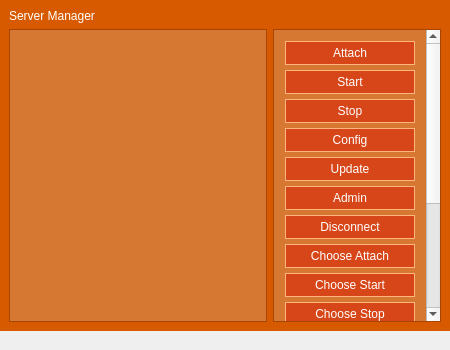
<?xml version="1.0" encoding="UTF-8"?>
<ui version="4.0">
 <class>frmServerManager</class>
 <widget class="QMainWindow" name="frmServerManager">
  <property name="geometry">
   <rect>
    <x>0</x>
    <y>0</y>
    <width>450</width>
    <height>350</height>
   </rect>
  </property>
  <property name="minimumSize">
   <size>
    <width>450</width>
    <height>350</height>
   </size>
  </property>
  <property name="maximumSize">
   <size>
    <width>450</width>
    <height>350</height>
   </size>
  </property>
  <property name="windowTitle">
   <string>Server Manager</string>
  </property>
  <widget class="QWidget" name="cwManager">
   <layout class="QVBoxLayout" name="vlSMC">
    <property name="spacing">
     <number>0</number>
    </property>
    <property name="leftMargin">
     <number>0</number>
    </property>
    <property name="topMargin">
     <number>0</number>
    </property>
    <property name="rightMargin">
     <number>0</number>
    </property>
    <property name="bottomMargin">
     <number>0</number>
    </property>
    <item>
     <widget class="QStackedWidget" name="swSM">
      <property name="currentIndex">
       <number>1</number>
      </property>
      <widget class="QWidget" name="pLoginDesigned">
       <property name="styleSheet">
        <string notr="true">QWidget#pLoginDesigned{
background-color: rgb(215, 90, 0);
color: rgb(255, 255, 255);
selection-background-color: rgb(255, 255, 255);
selection-color: rgb(215, 90, 0);
}
QCheckBox{
background-color: rgb(215, 90, 0);
color: rgb(255, 255, 255);
selection-background-color: rgb(255, 255, 255);
selection-color: rgb(215, 90, 0);
}
QFrame{
background-color: rgb(215, 90, 0);
color: rgb(255, 255, 255);
selection-background-color: rgb(255, 255, 255);
selection-color: rgb(215, 90, 0);
}
QLineEdit{
background-color: rgb(215, 120, 50);
color: rgb(255, 255, 255);
selection-background-color: rgb(255, 255, 255);
selection-color: rgb(215, 90, 0);
}
</string>
       </property>
       <layout class="QVBoxLayout" name="verticalLayout">
        <item>
         <widget class="KPTLabel" name="labDesignedLoginDes">
          <property name="text">
           <string>Welcome to Syping's Server Manager</string>
          </property>
         </widget>
        </item>
        <item>
         <spacer name="vsUp1">
          <property name="orientation">
           <enum>Qt::Vertical</enum>
          </property>
          <property name="sizeHint" stdset="0">
           <size>
            <width>0</width>
            <height>0</height>
           </size>
          </property>
         </spacer>
        </item>
        <item>
         <layout class="QHBoxLayout" name="hlLogo">
          <item>
           <widget class="QLabel" name="labSMImage">
            <property name="minimumSize">
             <size>
              <width>128</width>
              <height>128</height>
             </size>
            </property>
            <property name="maximumSize">
             <size>
              <width>128</width>
              <height>128</height>
             </size>
            </property>
            <property name="text">
             <string/>
            </property>
            <property name="pixmap">
             <pixmap resource="res/res.qrc">:/pixmap/server-pixmap.png</pixmap>
            </property>
           </widget>
          </item>
         </layout>
        </item>
        <item>
         <spacer name="vsUp2">
          <property name="orientation">
           <enum>Qt::Vertical</enum>
          </property>
          <property name="sizeHint" stdset="0">
           <size>
            <width>0</width>
            <height>0</height>
           </size>
          </property>
         </spacer>
        </item>
        <item>
         <widget class="QLineEdit" name="txtHostnameDesigned">
          <property name="minimumSize">
           <size>
            <width>0</width>
            <height>30</height>
           </size>
          </property>
          <property name="maximumSize">
           <size>
            <width>16777215</width>
            <height>30</height>
           </size>
          </property>
          <property name="frame">
           <bool>false</bool>
          </property>
          <property name="placeholderText">
           <string>Hostname</string>
          </property>
         </widget>
        </item>
        <item>
         <widget class="QLineEdit" name="txtPasswordDesigned">
          <property name="minimumSize">
           <size>
            <width>0</width>
            <height>30</height>
           </size>
          </property>
          <property name="maximumSize">
           <size>
            <width>16777215</width>
            <height>30</height>
           </size>
          </property>
          <property name="frame">
           <bool>false</bool>
          </property>
          <property name="echoMode">
           <enum>QLineEdit::Password</enum>
          </property>
          <property name="placeholderText">
           <string>Password</string>
          </property>
         </widget>
        </item>
        <item>
         <widget class="QCheckBox" name="cbStayLoggedInDesigned">
          <property name="text">
           <string>Stay logged in</string>
          </property>
         </widget>
        </item>
        <item>
         <widget class="QCheckBox" name="cbUseEncryptedConnectionDesigned">
          <property name="text">
           <string>Use encrypted connection</string>
          </property>
         </widget>
        </item>
        <item>
         <spacer name="vsDown1">
          <property name="orientation">
           <enum>Qt::Vertical</enum>
          </property>
          <property name="sizeHint" stdset="0">
           <size>
            <width>0</width>
            <height>40</height>
           </size>
          </property>
         </spacer>
        </item>
        <item>
         <widget class="KPTLabel" name="labDesignedLogin">
          <property name="minimumSize">
           <size>
            <width>0</width>
            <height>30</height>
           </size>
          </property>
          <property name="maximumSize">
           <size>
            <width>16777215</width>
            <height>30</height>
           </size>
          </property>
          <property name="styleSheet">
           <string notr="true">background-color: rgb(215, 70, 25); 
border-color: rgb(215, 120, 50);</string>
          </property>
          <property name="frameShape">
           <enum>QFrame::Box</enum>
          </property>
          <property name="frameShadow">
           <enum>QFrame::Sunken</enum>
          </property>
          <property name="text">
           <string>Login</string>
          </property>
          <property name="alignment">
           <set>Qt::AlignCenter</set>
          </property>
         </widget>
        </item>
       </layout>
      </widget>
      <widget class="QWidget" name="pServerManager">
       <property name="styleSheet">
        <string notr="true">QWidget#pServerManager{
background-color: rgb(215, 90, 0);
color: rgb(255, 255, 255);
selection-background-color: rgb(255, 255, 255);
selection-color: rgb(215, 90, 0);
}
QWidget#sawcRight{
background-color: rgb(215, 120, 50);
color: rgb(255, 255, 255);
selection-background-color: rgb(255, 255, 255);
selection-color: rgb(215, 90, 0);
}
QWidget#sawcRight{
background-color: rgb(215, 120, 50);
color: rgb(255, 255, 255);
selection-background-color: rgb(255, 255, 255);
selection-color: rgb(215, 90, 0);
}
QCheckBox{
background-color: rgb(215, 90, 0);
color: rgb(255, 255, 255);
selection-background-color: rgb(255, 255, 255);
selection-color: rgb(215, 90, 0);
}
QFrame{
background-color: rgb(215, 90, 0);
color: rgb(255, 255, 255);
selection-background-color: rgb(255, 255, 255);
selection-color: rgb(215, 90, 0);
}
QListWidget{
background-color: rgb(215, 120, 50);
color: rgb(255, 255, 255);
selection-background-color: rgb(255, 255, 255);
selection-color: rgb(215, 90, 0);
}
QPushButton{
border-style: ridge;
background-color: rgb(215, 70, 25); 
color: rgb(255, 255, 255);
border-width: 1px;
border-radius: 0px;
border-color: rgb(215, 120, 50);
padding: 4px;
}
QPushButton:hover{
background-color: rgb(255, 255, 255);
color: rgb(215, 70, 25);
}
QPushButton:pressed{
background-color: rgb(255, 255, 255);
color: rgb(215, 70, 25);
border-style: inset;
}
</string>
       </property>
       <layout class="QVBoxLayout" name="vlSM">
        <property name="spacing">
         <number>6</number>
        </property>
        <property name="leftMargin">
         <number>9</number>
        </property>
        <property name="topMargin">
         <number>9</number>
        </property>
        <property name="rightMargin">
         <number>9</number>
        </property>
        <property name="bottomMargin">
         <number>9</number>
        </property>
        <item>
         <widget class="KPTLabel" name="labTop">
          <property name="text">
           <string>Server Manager</string>
          </property>
         </widget>
        </item>
        <item>
         <layout class="QHBoxLayout" name="hlManager">
          <item>
           <layout class="QVBoxLayout" name="vlManagerLeft">
            <item>
             <widget class="QScrollArea" name="saLeft">
              <property name="widgetResizable">
               <bool>true</bool>
              </property>
              <widget class="QWidget" name="sawcLeft">
               <property name="geometry">
                <rect>
                 <x>0</x>
                 <y>0</y>
                 <width>256</width>
                 <height>287</height>
                </rect>
               </property>
               <layout class="QVBoxLayout" name="vlSawcLeft">
                <property name="leftMargin">
                 <number>0</number>
                </property>
                <property name="topMargin">
                 <number>0</number>
                </property>
                <property name="rightMargin">
                 <number>0</number>
                </property>
                <property name="bottomMargin">
                 <number>0</number>
                </property>
                <item>
                 <widget class="QListWidget" name="lwServer">
                  <property name="frameShape">
                   <enum>QFrame::NoFrame</enum>
                  </property>
                  <property name="iconSize">
                   <size>
                    <width>24</width>
                    <height>24</height>
                   </size>
                  </property>
                  <property name="verticalScrollMode">
                   <enum>QAbstractItemView::ScrollPerPixel</enum>
                  </property>
                  <property name="horizontalScrollMode">
                   <enum>QAbstractItemView::ScrollPerPixel</enum>
                  </property>
                  <property name="sortingEnabled">
                   <bool>true</bool>
                  </property>
                 </widget>
                </item>
               </layout>
              </widget>
             </widget>
            </item>
           </layout>
          </item>
          <item>
           <layout class="QVBoxLayout" name="vlManagerRight">
            <item>
             <widget class="QScrollArea" name="saRight">
              <property name="widgetResizable">
               <bool>true</bool>
              </property>
              <widget class="QWidget" name="sawcRight">
               <property name="geometry">
                <rect>
                 <x>0</x>
                 <y>-184</y>
                 <width>143</width>
                 <height>471</height>
                </rect>
               </property>
               <layout class="QVBoxLayout" name="vlSawcRight">
                <property name="spacing">
                 <number>5</number>
                </property>
                <item>
                 <spacer name="vsSMU">
                  <property name="orientation">
                   <enum>Qt::Vertical</enum>
                  </property>
                  <property name="sizeHint" stdset="0">
                   <size>
                    <width>0</width>
                    <height>0</height>
                   </size>
                  </property>
                 </spacer>
                </item>
                <item>
                 <widget class="QPushButton" name="cmdAttach">
                  <property name="text">
                   <string>Attach</string>
                  </property>
                 </widget>
                </item>
                <item>
                 <widget class="QPushButton" name="cmdStart">
                  <property name="text">
                   <string>Start</string>
                  </property>
                 </widget>
                </item>
                <item>
                 <widget class="QPushButton" name="cmdStop">
                  <property name="text">
                   <string>Stop</string>
                  </property>
                 </widget>
                </item>
                <item>
                 <widget class="QPushButton" name="cmdConfig">
                  <property name="text">
                   <string>Config</string>
                  </property>
                 </widget>
                </item>
                <item>
                 <widget class="QPushButton" name="cmdUpdate">
                  <property name="text">
                   <string>Update</string>
                  </property>
                 </widget>
                </item>
                <item>
                 <widget class="QPushButton" name="cmdAdmin">
                  <property name="text">
                   <string>Admin</string>
                  </property>
                 </widget>
                </item>
                <item>
                 <widget class="QPushButton" name="cmdDisconnect">
                  <property name="text">
                   <string>Disconnect</string>
                  </property>
                 </widget>
                </item>
                <item>
                 <widget class="QPushButton" name="cmdCAttach">
                  <property name="text">
                   <string>Choose Attach</string>
                  </property>
                 </widget>
                </item>
                <item>
                 <widget class="QPushButton" name="cmdCStart">
                  <property name="text">
                   <string>Choose Start</string>
                  </property>
                 </widget>
                </item>
                <item>
                 <widget class="QPushButton" name="cmdCStop">
                  <property name="text">
                   <string>Choose Stop</string>
                  </property>
                 </widget>
                </item>
                <item>
                 <widget class="QPushButton" name="cmdCConfig">
                  <property name="text">
                   <string>Choose Config</string>
                  </property>
                 </widget>
                </item>
                <item>
                 <widget class="QPushButton" name="cmdCUpdate">
                  <property name="text">
                   <string>Choose Update</string>
                  </property>
                 </widget>
                </item>
                <item>
                 <widget class="QPushButton" name="cmdCIcon">
                  <property name="text">
                   <string>Choose Icon</string>
                  </property>
                 </widget>
                </item>
                <item>
                 <widget class="QPushButton" name="cmdNewServer">
                  <property name="text">
                   <string>New Server</string>
                  </property>
                 </widget>
                </item>
                <item>
                 <widget class="QPushButton" name="cmdDeleteServer">
                  <property name="text">
                   <string>Delete Server</string>
                  </property>
                 </widget>
                </item>
                <item>
                 <widget class="QPushButton" name="cmdDAdmin">
                  <property name="text">
                   <string>Disable Admin</string>
                  </property>
                 </widget>
                </item>
                <item>
                 <spacer name="vsSMD">
                  <property name="orientation">
                   <enum>Qt::Vertical</enum>
                  </property>
                  <property name="sizeHint" stdset="0">
                   <size>
                    <width>0</width>
                    <height>0</height>
                   </size>
                  </property>
                 </spacer>
                </item>
               </layout>
              </widget>
             </widget>
            </item>
           </layout>
          </item>
         </layout>
        </item>
       </layout>
      </widget>
     </widget>
    </item>
   </layout>
  </widget>
  <widget class="QStatusBar" name="statusBar">
   <property name="sizeGripEnabled">
    <bool>false</bool>
   </property>
  </widget>
 </widget>
 <layoutdefault spacing="6" margin="11"/>
 <customwidgets>
  <customwidget>
   <class>KPTLabel</class>
   <extends>QLabel</extends>
   <header>KPTLabel.h</header>
   <slots>
    <signal>mouseRelease(QMouseEvent*)</signal>
    <signal>mousePress(QMouseEvent*)</signal>
    <signal>mouseMove(QMouseEvent*)</signal>
   </slots>
  </customwidget>
 </customwidgets>
 <resources>
  <include location="res/res.qrc"/>
 </resources>
 <connections/>
</ui>
